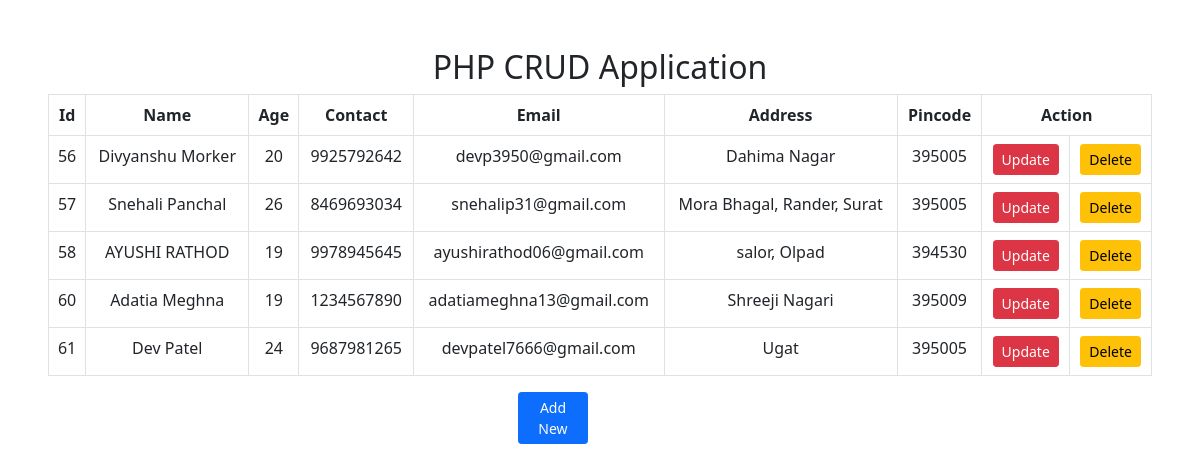
The page / on the database its author committed.
### tables this page shows
CREATE TABLE `emp` (
  `id` int(11) NOT NULL,
  `name` varchar(155) NOT NULL,
  `age` int(11) NOT NULL,
  `contact` bigint(20) NOT NULL,
  `email` varchar(155) NOT NULL,
  `address` varchar(155) NOT NULL,
  `pincode` int(11) NOT NULL
);

### index.php (the view, shortened to what this page needs)
<?php
include "connection.php";
$query = "SELECT * FROM `emp`";
$result = mysqli_query($connection, $query);
?>
<!DOCTYPE html>
<html lang="en">
<head>
    <link href="https://cdn.jsdelivr.net/npm/bootstrap@5.0.2/dist/css/bootstrap.min.css" rel="stylesheet">
</head>
<body>
    <div class="continer m-5 text-center">
        <div class="text-center">
            <h2>PHP CRUD Application</h2>
        </div>
        <table class="table table-bordered">
            <thead>
                <tr>
                    <th name="id">Id</th>
                    <th name="name">Name</th>
                    <th name="age">Age</th>
                    <th name="contact">Contact</th>
                    <th name="email">Email</th>
                    <th name="address" >Address</th>
                    <th name="pincode">Pincode</th>
                    <th colspan="2" >Action</th>
                </tr>
            </thead>
            <tbody>
                <?php while($row=mysqli_fetch_assoc($result)){?>
                    <tr>
                        <td><?php echo $row['id'] ?></td>
                        <td><?php echo $row['name']?></td>
                        <td><?php echo $row['age']?></td>
                        <td><?php echo $row['contact']?></td>
                        <td><?php echo $row['email']?></td>
                        <td><?php echo $row['address']?></td>
                        <td><?php echo $row['pincode']?></td>
                        <td><a class="btn btn-sm btn-danger" id="update" href="update.php?id=<?= $row['id']; ?>">Update</a></td>
                        <td><a class="btn btn-sm btn-warning" id="btndelete" href="delete.php?id=<?= $row['id']; ?>">Delete</a></td>
                    </tr>
                    <?php }?>
            </tbody>
        </table>
        <div class="row">
            <div class="col-5"></div>
            <div class="col-1 mb-2">
                <a href="create.php" class="btn btn-primary btn-sm">Add New</a>
            </div>
        </div>
    </div>
</body>
</html>

### rows shown on the page
emp: id "56", name "Divyanshu Morker", age "20", contact "9925792642", email "devp3950@gmail.com", address "Dahima Nagar", pincode "395005"
emp: id "57", name "Snehali Panchal", age "26", contact "8469693034", email "snehalip31@gmail.com", address "Mora Bhagal, Rander, Surat", pincode "395005"
emp: id "58", name "AYUSHI RATHOD", age "19", contact "9978945645", email "ayushirathod06@gmail.com", address "salor, Olpad", pincode "394530"
emp: id "60", name "Adatia Meghna", age "19", contact "1234567890", email "adatiameghna13@gmail.com", address "Shreeji Nagari", pincode "395009"
emp: id "61", name "Dev Patel", age "24", contact "9687981265", email "devpatel7666@gmail.com", address "Ugat", pincode "395005"
